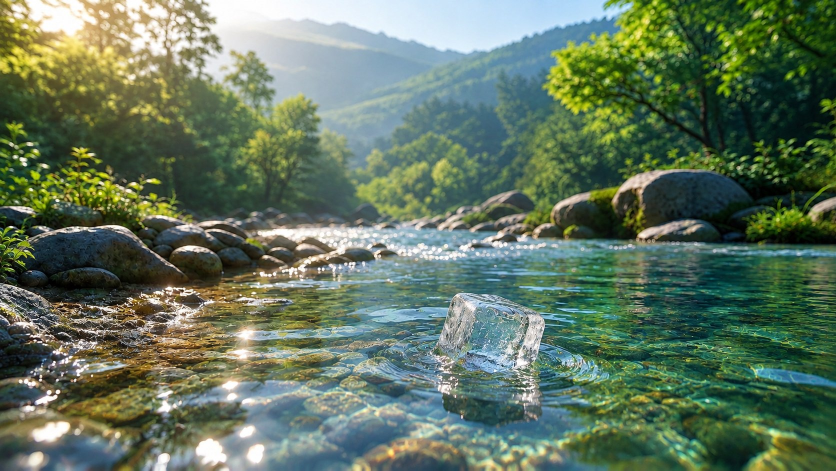
#> input picture branding-v2/danenone-river-wallpaper.jpg, 1672 x 941 px (shown at 1/2 size)
$ python create_oobe_wallpaper.py
#> lines starting #> are read from the running program, lines starting #| are printed output that depends on the picture
#!/usr/bin/env python3
from __future__ import annotations

from pathlib import Path

from PIL import Image, ImageEnhance, ImageFilter, ImageOps

ROOT = Path(__file__).resolve().parents[1]
source = ROOT / "branding-v2" / "danenone-river-wallpaper.jpg"
targets = [
    ROOT / "native-shell" / "assets" / "oobe-river-blurred.jpg",
    ROOT / "archiso-profile" / "airootfs" / "usr" / "share" / "backgrounds" / "influent" / "oobe-river-blurred.jpg",
]

image = Image.open(source).convert("RGB")
#> image is the input picture: PIL image 1672x941 RGB; mean R, G, B 98.2, 117.6, 95.9
canvas = ImageOps.fit(image, (1600, 1000), method=Image.Resampling.LANCZOS, centering=(0.5, 0.48))
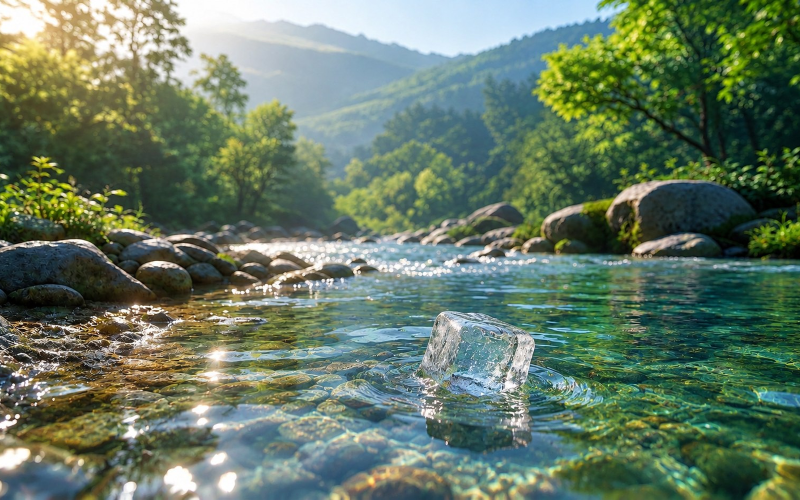
#> canvas: PIL image 1600x1000 RGB (shown at 1/2 size); mean R, G, B 101.8, 121.2, 100.8
blurred = canvas.filter(ImageFilter.GaussianBlur(radius=17))
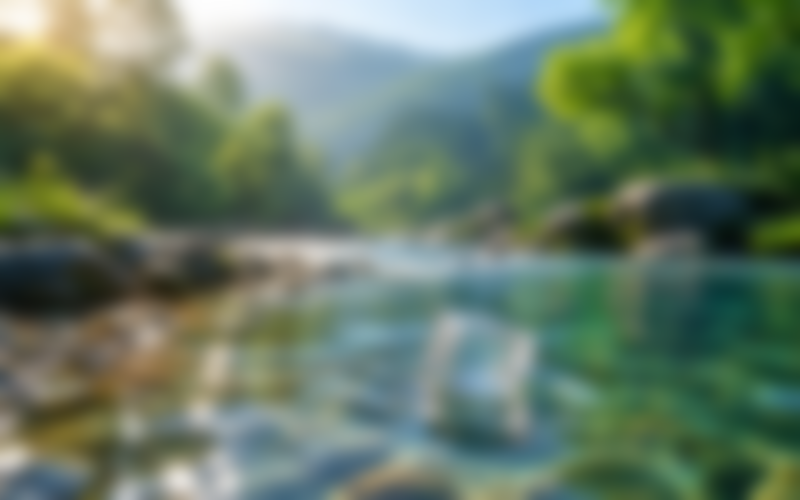
#> blurred: PIL image 1600x1000 RGB (shown at 1/2 size); mean R, G, B 101.8, 121.2, 100.8
blurred = ImageEnhance.Color(blurred).enhance(0.92)
blue_wash = Image.new("RGB", blurred.size, (16, 34, 58))
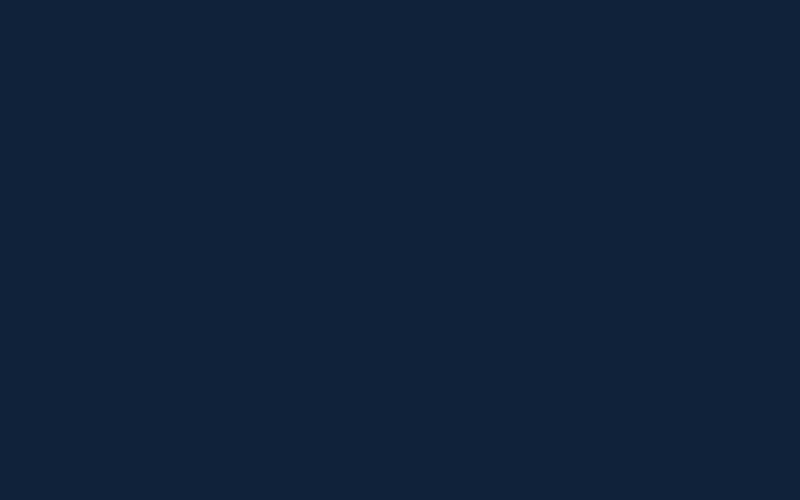
#> blue_wash: PIL image 1600x1000 RGB (shown at 1/2 size); mean R, G, B 16, 34, 58
blurred = Image.blend(blurred, blue_wash, 0.18)
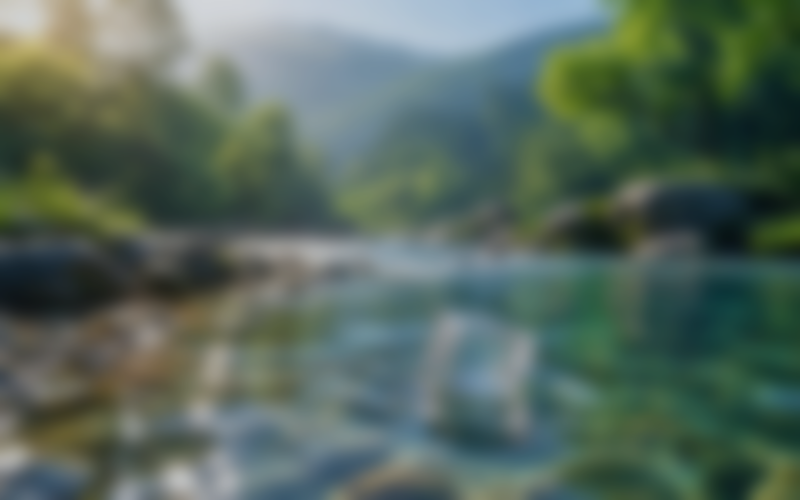
#> blurred: PIL image 1600x1000 RGB (shown at 1/2 size); mean R, G, B 86.3, 104.1, 93
for target in targets:
    target.parent.mkdir(parents=True, exist_ok=True)
    blurred.save(target, "JPEG", quality=92, optimize=True, progressive=True)
print("created", ", ".join(str(target) for target in targets))
#| created native-shell/assets/oobe-river-blurred.jpg, archiso-profile/airootfs/usr/share/backgrounds/influent/oobe-river-blurred.jpg
